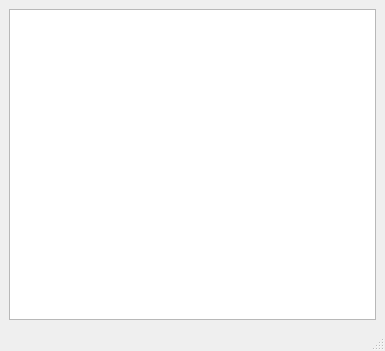
<?xml version="1.0" encoding="UTF-8"?>
<ui version="4.0">
 <class>Window52</class>
 <widget class="QMainWindow" name="Window52">
  <property name="geometry">
   <rect>
    <x>0</x>
    <y>0</y>
    <width>385</width>
    <height>351</height>
   </rect>
  </property>
  <property name="windowTitle">
   <string>MainWindow</string>
  </property>
  <widget class="QWidget" name="centralwidget">
   <layout class="QGridLayout" name="gridLayout">
    <item row="0" column="0">
     <widget class="QTextEdit" name="textEdit"/>
    </item>
   </layout>
  </widget>
  <widget class="QMenuBar" name="menubar">
   <property name="geometry">
    <rect>
     <x>0</x>
     <y>0</y>
     <width>385</width>
     <height>26</height>
    </rect>
   </property>
  </widget>
  <widget class="QStatusBar" name="statusbar"/>
 </widget>
 <resources/>
 <connections/>
</ui>
